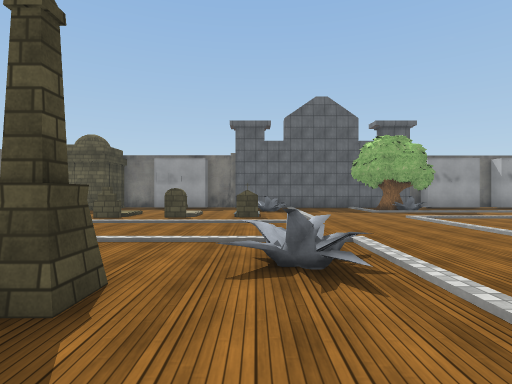
view 1 (above)

19 first-person views from a walk through a Unity game level. The camera is 1.4 m above the floor, looks level and sees 80° across. The floor is counted in squares, 2 m on a side. Each view is taken from the middle of a square. On the plan, view 1 faces up. The plan holds only what a view shows up to about 10 squares ahead; the rest is blank. The player character is not drawn. Some surface patterns are stand-ins.

view 2
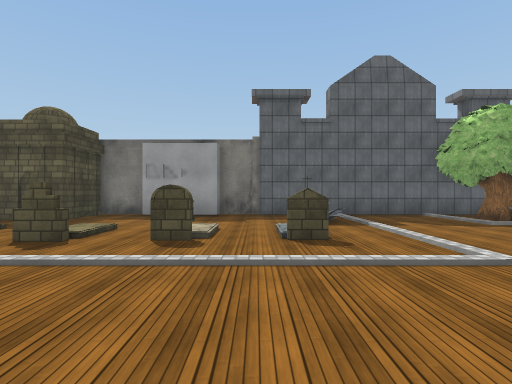

view 3
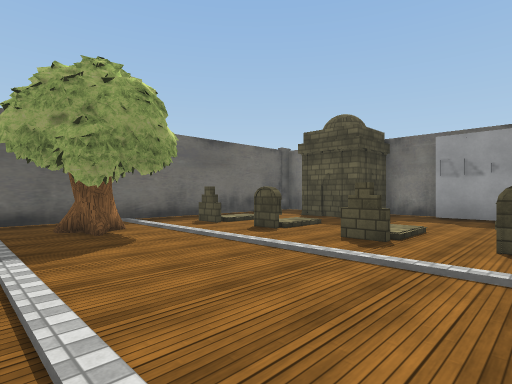

view 4
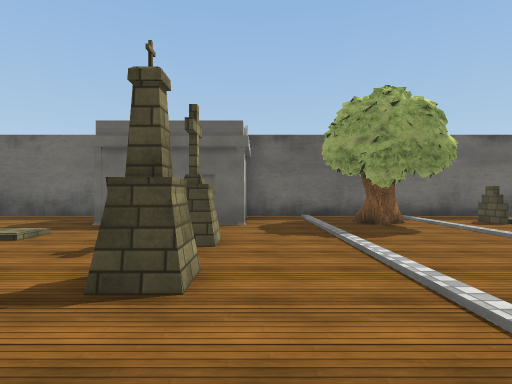

view 5
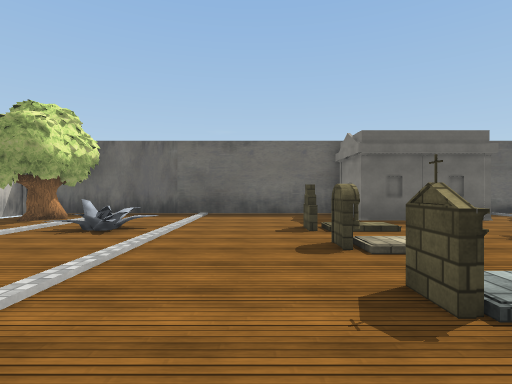

view 6
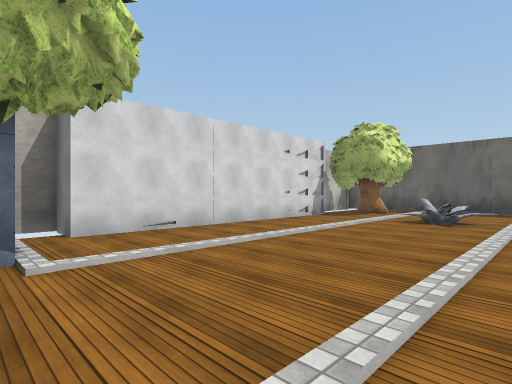

view 7
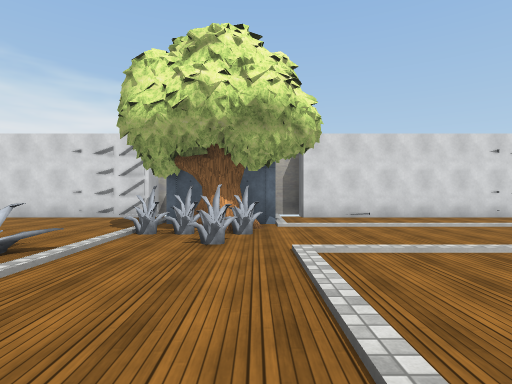

view 8
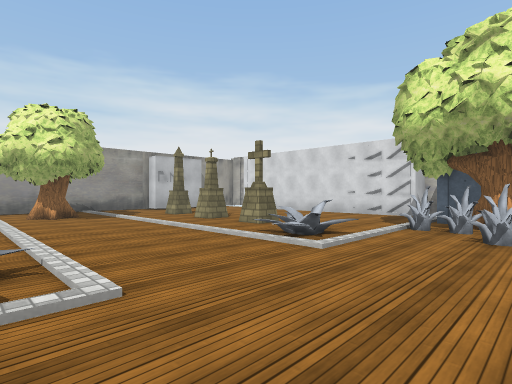

view 9
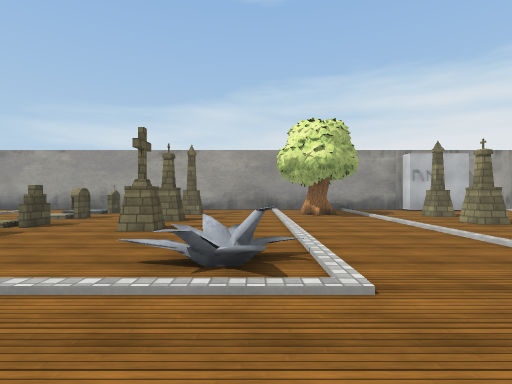

view 10
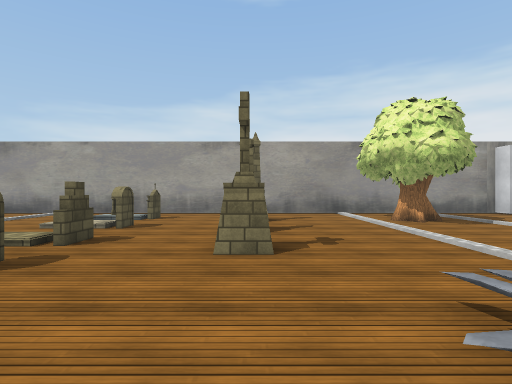

view 11
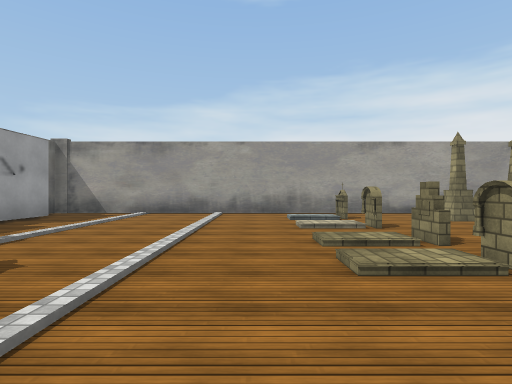

view 12
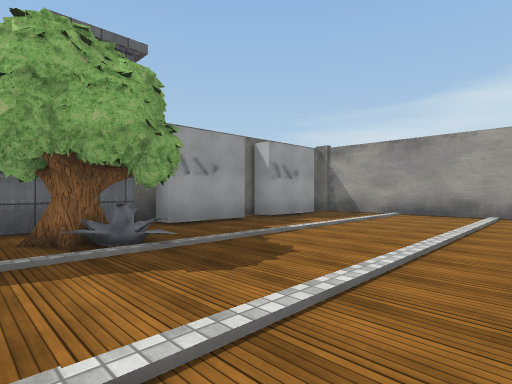

view 13
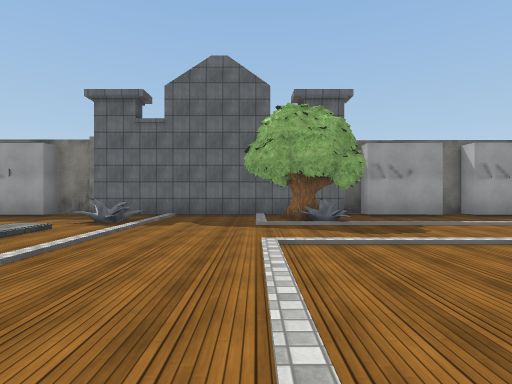

view 14
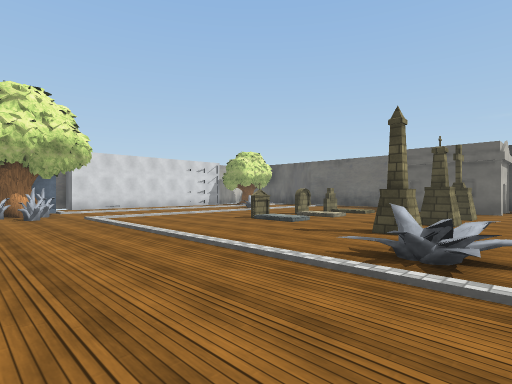

view 15
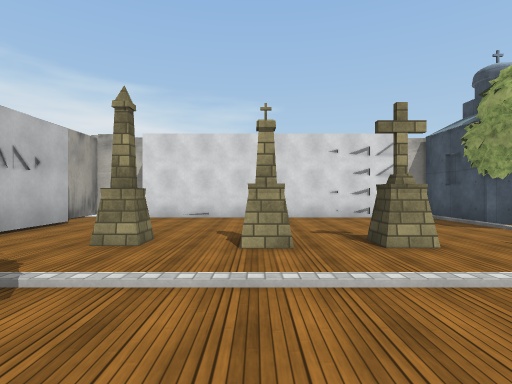

view 16
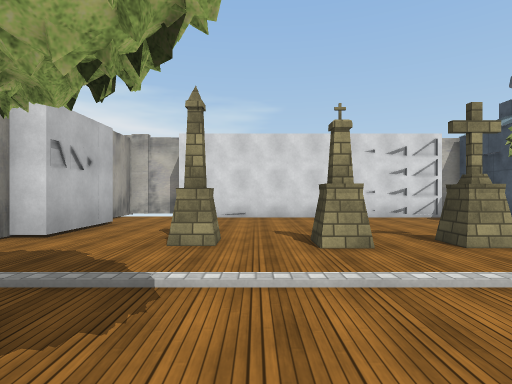

view 17
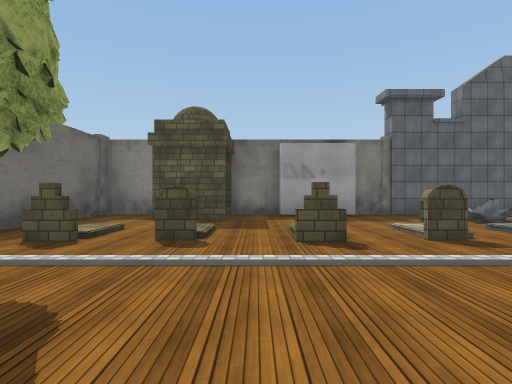

view 18
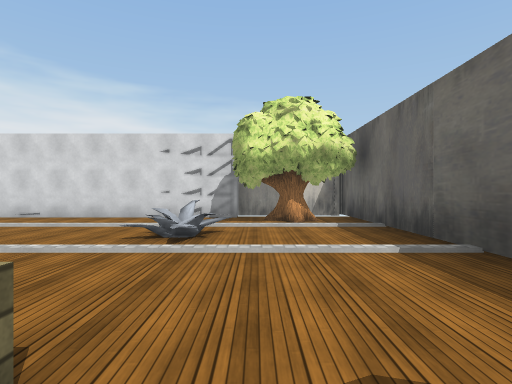

view 19
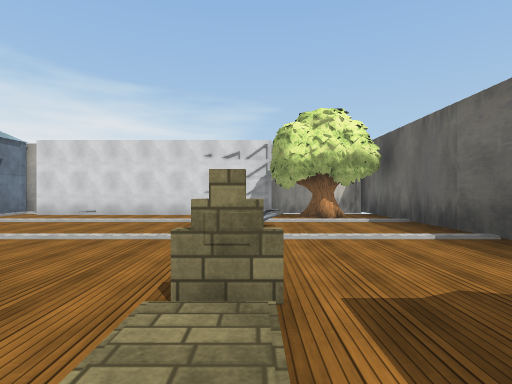

### Floor plan
Key: @ floor where view 1 was taken; # wall or solid block; . main floor; : floor 0.25 m higher than the main floor; / step, stairs or slope; T tombstone; R tree; O other object.
Columns run from 10 left of view 1 to 14 right of it. Each row starts with its distance up from view 1.
 14 ##################  #
 13 #..##.OOO.........OO.OO.#
 12 #..#T..........R/.......#
 11 #..........O.../R.......#
 10 #./././././.............#
  9 #.:./.:.:./.............#
  8 #.T.T.T.T.T.............#
  7 #.......................#
  6 #.R..............//././.#
  5 #..R.............TT.T.T.#
  4 #.......................#
  3 #..........O............#
  2   #..T.T.T........T.T.T.#
  1   #.....................#
  0  O#.......@....O........#
 -1 #.../. .:...............#
 -2 #...T.T.T............RR.#
 -3 #.......................#
 -4 #..............O........#
 -5 #............O...T.T.T..#
 -6 #...O.......OOO.........#
 -7 #...........RR.........O
 -8 #.R.........###.........
 -9 #.RR........###.........#
-10 ############# ###########

Where each view was taken, in squares from view 1:
view 1: 0 up, 0 right, facing up
view 2: 4 up, 1 left, facing up
view 3: 4 up, 2 left, facing up-left
view 4: 3 up, 1 left, facing left
view 5: 3 down, 0 right, facing left
view 6: 4 down, 2 right, facing down-left
view 7: 1 down, 2 right, facing down
view 8: 0 up, 2 right, facing down-right
view 9: 0 up, 2 right, facing right
view 10: 2 up, 4 right, facing right
view 11: 7 up, 4 right, facing right
view 12: 7 up, 4 right, facing up-right
view 13: 4 up, 4 right, facing up
view 14: 4 up, 4 right, facing down-left
view 15: 1 down, 9 right, facing down
view 16: 1 down, 10 right, facing down
view 17: 4 up, 5 left, facing up
view 18: 1 down, 7 left, facing down
view 19: 0 up, 6 left, facing down
